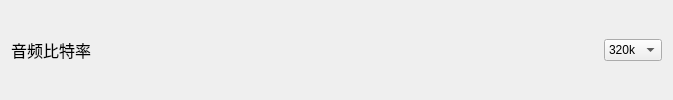
                                      <widget class="QWidget" name="widget_36" native="true">
                                       <layout class="QHBoxLayout" name="horizontalLayout_2">
                                        <item>
                                         <widget class="QLabel" name="encoderLabel_6">
                                          <property name="font">
                                           <font>
                                            <pointsize>12</pointsize>
                                           </font>
                                          </property>
                                          <property name="text">
                                           <string>音频比特率</string>
                                          </property>
                                         </widget>
                                        </item>
                                        <item>
                                         <spacer name="horizontalSpacer_18">
                                          <property name="orientation">
                                           <enum>Qt::Orientation::Horizontal</enum>
                                          </property>
                                          <property name="sizeHint" stdset="0">
                                           <size>
                                            <width>494</width>
                                            <height>20</height>
                                           </size>
                                          </property>
                                         </spacer>
                                        </item>
                                        <item>
                                         <widget class="QLabel" name="label_57">
                                          <property name="maximumSize">
                                           <size>
                                            <width>25</width>
                                            <height>25</height>
                                           </size>
                                          </property>
                                          <property name="toolTip">
                                           <string>&lt;html&gt;&lt;head/&gt;&lt;body&gt;&lt;p&gt;&lt;span style=&quot; font-weight:700;&quot;&gt;音频比特率&lt;/span&gt;&lt;/p&gt;&lt;p&gt;&lt;span style=&quot; font-weight:700;&quot;&gt;- &lt;/span&gt;比特率越高 = 质量越高&lt;/p&gt;&lt;p&gt;   - 仅对 &lt;span style=&quot; font-weight:700;&quot;&gt;aac &lt;/span&gt;与 &lt;span style=&quot; font-weight:700;&quot;&gt;libmp3lame&lt;/span&gt; 生效。&lt;/p&gt;&lt;/body&gt;&lt;/html&gt;</string>
                                          </property>
                                          <property name="text">
                                           <string/>
                                          </property>
                                          <property name="pixmap">
                                           <pixmap resource="resources.qrc">:/icons/icons/info.svg</pixmap>
                                          </property>
                                          <property name="scaledContents">
                                           <bool>true</bool>
                                          </property>
                                         </widget>
                                        </item>
                                        <item>
                                         <widget class="QComboBox" name="audio_bitrate">
                                          <property name="minimumSize">
                                           <size>
                                            <width>0</width>
                                            <height>0</height>
                                           </size>
                                          </property>
                                          <item>
                                           <property name="text">
                                            <string>320k</string>
                                           </property>
                                          </item>
                                          <item>
                                           <property name="text">
                                            <string>192k</string>
                                           </property>
                                          </item>
                                          <item>
                                           <property name="text">
                                            <string>128k</string>
                                           </property>
                                          </item>
                                          <item>
                                           <property name="text">
                                            <string>96k</string>
                                           </property>
                                          </item>
                                         </widget>
                                        </item>
                                       </layout>
                                      </widget>
